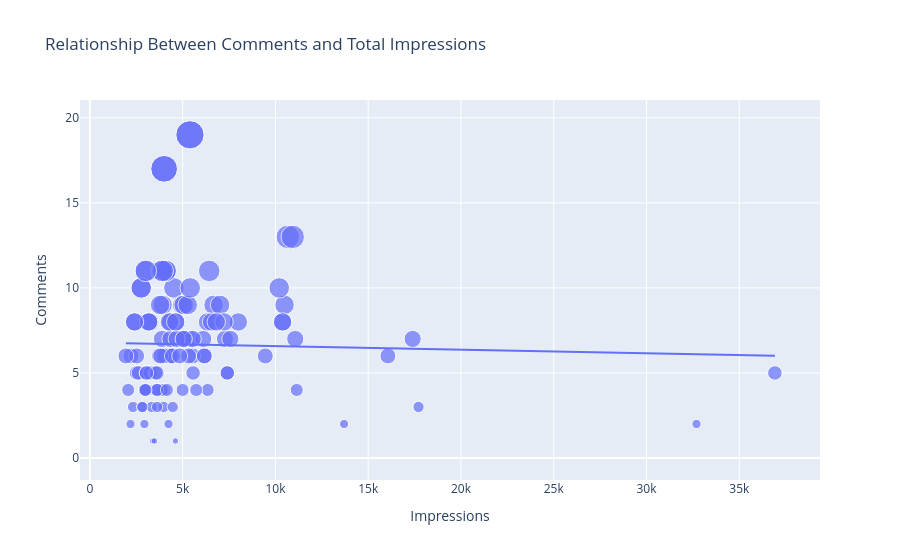

Write notebook code for a chart like this one.
### Markdown cell above
## There is a linear relationship between the number of likes and the reach I got on Instagram. Now let’s see the relationship between the number of comments and the number of impressions on my Instagram posts:

### Code cell
figure = px.scatter(data_frame = data, x="Impressions",
                    y="Comments", size="Comments", trendline="ols", 
                    title = "Relationship Between Comments and Total Impressions")
figure.show()
